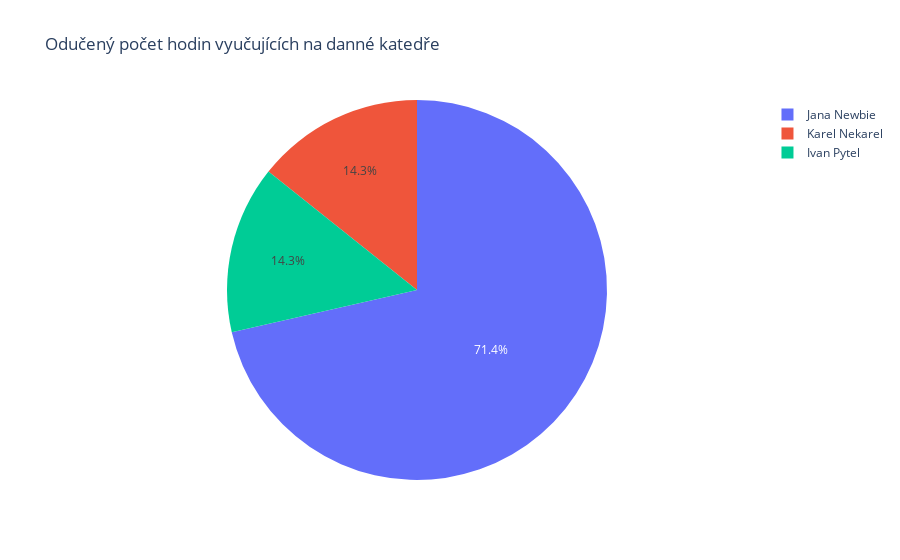

Notebook code for this chart:
### Markdown cell above
### Koláčový graf

- Koláčový graf využívá upravených dat pro lepší vizualizaci (resultFake)
- Graf zobrazuje počet odučených hodin na jednotlivé učitele v určité skupině za stanovené období.

### Code cell
with open('piechartData.json', 'r') as file:
    data = json.load(file)

def plot_lesson_lengths(data):
    aggregation = defaultdict(float)

    for entry in data:
        userFullname = entry['userFullname']
        lessonLength = entry['lessonLength']
        aggregation[userFullname] += lessonLength

    labels = list(aggregation.keys())
    values = list(aggregation.values())
    fig = px.pie(values=values, names=labels, title='Odučený počet hodin vyučujících na danné katedře')
    fig.show()

plot_lesson_lengths(data)

### Figure 1 — Plotly figure (JSON) as saved in the notebook; plotly's stock layout.template omitted (floating-point values rounded to 4 significant figures)
{"data": [{"domain": {"x": [0, 1], "y": [0, 1]}, "hovertemplate": "label=%{label}<br>value=%{value}<extra></extra>", "labels": ["Jana Newbie", "Karel Nekarel", "Ivan Pytel"], "legendgroup": "", "name": "", "showlegend": true, "type": "pie", "values": [300, 60, 60]}], "layout": {"legend": {"tracegroupgap": 0}, "title": {"text": "Odučený počet hodin vyučujících na danné katedře"}}}
